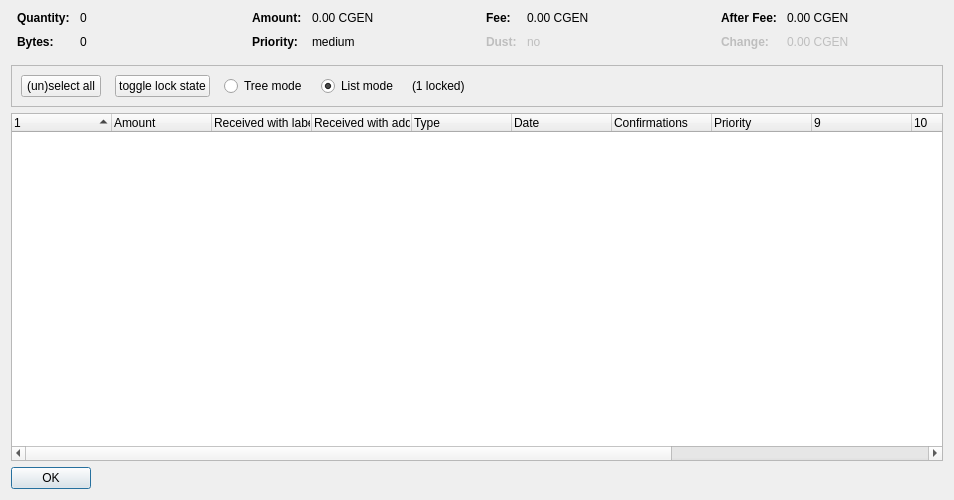
<?xml version="1.0" encoding="UTF-8"?>
<ui version="4.0">
 <class>CoinControlDialog</class>
 <widget class="QDialog" name="CoinControlDialog">
  <property name="geometry">
   <rect>
    <x>0</x>
    <y>0</y>
    <width>954</width>
    <height>500</height>
   </rect>
  </property>
  <property name="windowTitle">
   <string>Coin Selection</string>
  </property>
  <layout class="QVBoxLayout" name="verticalLayout">
   <item>
    <layout class="QHBoxLayout" name="horizontalLayoutTop" stretch="0,0,0,0">
     <property name="topMargin">
      <number>0</number>
     </property>
     <property name="bottomMargin">
      <number>10</number>
     </property>
     <item>
      <layout class="QFormLayout" name="formLayoutCoinControl1">
       <property name="horizontalSpacing">
        <number>10</number>
       </property>
       <property name="verticalSpacing">
        <number>10</number>
       </property>
       <property name="leftMargin">
        <number>6</number>
       </property>
       <property name="rightMargin">
        <number>6</number>
       </property>
       <item row="0" column="0">
        <widget class="QLabel" name="labelCoinControlQuantityText">
         <property name="font">
          <font>
           <weight>75</weight>
           <bold>true</bold>
          </font>
         </property>
         <property name="text">
          <string>Quantity:</string>
         </property>
        </widget>
       </item>
       <item row="0" column="1">
        <widget class="QLabel" name="labelCoinControlQuantity">
         <property name="cursor">
          <cursorShape>IBeamCursor</cursorShape>
         </property>
         <property name="contextMenuPolicy">
          <enum>Qt::ActionsContextMenu</enum>
         </property>
         <property name="text">
          <string notr="true">0</string>
         </property>
         <property name="textInteractionFlags">
          <set>Qt::LinksAccessibleByMouse|Qt::TextSelectableByKeyboard|Qt::TextSelectableByMouse</set>
         </property>
        </widget>
       </item>
       <item row="1" column="0">
        <widget class="QLabel" name="labelCoinControlBytesText">
         <property name="font">
          <font>
           <weight>75</weight>
           <bold>true</bold>
          </font>
         </property>
         <property name="text">
          <string>Bytes:</string>
         </property>
        </widget>
       </item>
       <item row="1" column="1">
        <widget class="QLabel" name="labelCoinControlBytes">
         <property name="cursor">
          <cursorShape>IBeamCursor</cursorShape>
         </property>
         <property name="contextMenuPolicy">
          <enum>Qt::ActionsContextMenu</enum>
         </property>
         <property name="text">
          <string notr="true">0</string>
         </property>
         <property name="textInteractionFlags">
          <set>Qt::LinksAccessibleByMouse|Qt::TextSelectableByKeyboard|Qt::TextSelectableByMouse</set>
         </property>
        </widget>
       </item>
      </layout>
     </item>
     <item>
      <layout class="QFormLayout" name="formLayoutCoinControl2">
       <property name="horizontalSpacing">
        <number>10</number>
       </property>
       <property name="verticalSpacing">
        <number>10</number>
       </property>
       <property name="leftMargin">
        <number>6</number>
       </property>
       <property name="rightMargin">
        <number>6</number>
       </property>
       <item row="0" column="0">
        <widget class="QLabel" name="labelCoinControlAmountText">
         <property name="font">
          <font>
           <weight>75</weight>
           <bold>true</bold>
          </font>
         </property>
         <property name="text">
          <string>Amount:</string>
         </property>
        </widget>
       </item>
       <item row="0" column="1">
        <widget class="QLabel" name="labelCoinControlAmount">
         <property name="cursor">
          <cursorShape>IBeamCursor</cursorShape>
         </property>
         <property name="contextMenuPolicy">
          <enum>Qt::ActionsContextMenu</enum>
         </property>
         <property name="text">
          <string notr="true">0.00 CGEN</string>
         </property>
         <property name="textInteractionFlags">
          <set>Qt::LinksAccessibleByMouse|Qt::TextSelectableByKeyboard|Qt::TextSelectableByMouse</set>
         </property>
        </widget>
       </item>
       <item row="1" column="0">
        <widget class="QLabel" name="labelCoinControlPriorityText">
         <property name="font">
          <font>
           <weight>75</weight>
           <bold>true</bold>
          </font>
         </property>
         <property name="text">
          <string>Priority:</string>
         </property>
        </widget>
       </item>
       <item row="1" column="1">
        <widget class="QLabel" name="labelCoinControlPriority">
         <property name="cursor">
          <cursorShape>IBeamCursor</cursorShape>
         </property>
         <property name="contextMenuPolicy">
          <enum>Qt::ActionsContextMenu</enum>
         </property>
         <property name="text">
          <string>medium</string>
         </property>
         <property name="textInteractionFlags">
          <set>Qt::LinksAccessibleByMouse|Qt::TextSelectableByKeyboard|Qt::TextSelectableByMouse</set>
         </property>
        </widget>
       </item>
      </layout>
     </item>
     <item>
      <layout class="QFormLayout" name="formLayoutCoinControl3">
       <property name="horizontalSpacing">
        <number>10</number>
       </property>
       <property name="verticalSpacing">
        <number>10</number>
       </property>
       <property name="leftMargin">
        <number>6</number>
       </property>
       <property name="rightMargin">
        <number>6</number>
       </property>
       <item row="0" column="0">
        <widget class="QLabel" name="labelCoinControlFeeText">
         <property name="font">
          <font>
           <weight>75</weight>
           <bold>true</bold>
          </font>
         </property>
         <property name="text">
          <string>Fee:</string>
         </property>
        </widget>
       </item>
       <item row="0" column="1">
        <widget class="QLabel" name="labelCoinControlFee">
         <property name="cursor">
          <cursorShape>IBeamCursor</cursorShape>
         </property>
         <property name="contextMenuPolicy">
          <enum>Qt::ActionsContextMenu</enum>
         </property>
         <property name="text">
          <string notr="true">0.00 CGEN</string>
         </property>
         <property name="textInteractionFlags">
          <set>Qt::LinksAccessibleByMouse|Qt::TextSelectableByKeyboard|Qt::TextSelectableByMouse</set>
         </property>
        </widget>
       </item>
       <item row="1" column="0">
        <widget class="QLabel" name="labelCoinControlLowOutputText">
         <property name="enabled">
          <bool>false</bool>
         </property>
         <property name="font">
          <font>
           <weight>75</weight>
           <bold>true</bold>
          </font>
         </property>
         <property name="text">
          <string>Dust:</string>
         </property>
        </widget>
       </item>
       <item row="1" column="1">
        <widget class="QLabel" name="labelCoinControlLowOutput">
         <property name="enabled">
          <bool>false</bool>
         </property>
         <property name="cursor">
          <cursorShape>IBeamCursor</cursorShape>
         </property>
         <property name="contextMenuPolicy">
          <enum>Qt::ActionsContextMenu</enum>
         </property>
         <property name="text">
          <string>no</string>
         </property>
         <property name="textInteractionFlags">
          <set>Qt::LinksAccessibleByMouse|Qt::TextSelectableByKeyboard|Qt::TextSelectableByMouse</set>
         </property>
        </widget>
       </item>
      </layout>
     </item>
     <item>
      <layout class="QFormLayout" name="formLayoutCoinControl4">
       <property name="horizontalSpacing">
        <number>10</number>
       </property>
       <property name="verticalSpacing">
        <number>10</number>
       </property>
       <property name="leftMargin">
        <number>6</number>
       </property>
       <property name="rightMargin">
        <number>6</number>
       </property>
       <item row="0" column="0">
        <widget class="QLabel" name="labelCoinControlAfterFeeText">
         <property name="font">
          <font>
           <weight>75</weight>
           <bold>true</bold>
          </font>
         </property>
         <property name="text">
          <string>After Fee:</string>
         </property>
        </widget>
       </item>
       <item row="0" column="1">
        <widget class="QLabel" name="labelCoinControlAfterFee">
         <property name="cursor">
          <cursorShape>IBeamCursor</cursorShape>
         </property>
         <property name="contextMenuPolicy">
          <enum>Qt::ActionsContextMenu</enum>
         </property>
         <property name="text">
          <string notr="true">0.00 CGEN</string>
         </property>
         <property name="textInteractionFlags">
          <set>Qt::LinksAccessibleByMouse|Qt::TextSelectableByKeyboard|Qt::TextSelectableByMouse</set>
         </property>
        </widget>
       </item>
       <item row="1" column="0">
        <widget class="QLabel" name="labelCoinControlChangeText">
         <property name="enabled">
          <bool>false</bool>
         </property>
         <property name="font">
          <font>
           <weight>75</weight>
           <bold>true</bold>
          </font>
         </property>
         <property name="text">
          <string>Change:</string>
         </property>
        </widget>
       </item>
       <item row="1" column="1">
        <widget class="QLabel" name="labelCoinControlChange">
         <property name="enabled">
          <bool>false</bool>
         </property>
         <property name="cursor">
          <cursorShape>IBeamCursor</cursorShape>
         </property>
         <property name="contextMenuPolicy">
          <enum>Qt::ActionsContextMenu</enum>
         </property>
         <property name="text">
          <string notr="true">0.00 CGEN</string>
         </property>
         <property name="textInteractionFlags">
          <set>Qt::LinksAccessibleByMouse|Qt::TextSelectableByKeyboard|Qt::TextSelectableByMouse</set>
         </property>
        </widget>
       </item>
      </layout>
     </item>
    </layout>
   </item>
   <item>
    <widget class="QFrame" name="frame">
     <property name="minimumSize">
      <size>
       <width>0</width>
       <height>40</height>
      </size>
     </property>
     <property name="frameShape">
      <enum>QFrame::StyledPanel</enum>
     </property>
     <property name="frameShadow">
      <enum>QFrame::Sunken</enum>
     </property>
     <layout class="QHBoxLayout" name="horizontalLayout">
      <item>
       <layout class="QHBoxLayout" name="horizontalLayoutPanel" stretch="0,0,0,0,0,0">
        <property name="spacing">
         <number>14</number>
        </property>
        <item>
         <widget class="QPushButton" name="pushButtonSelectAll">
          <property name="sizePolicy">
           <sizepolicy hsizetype="Maximum" vsizetype="Fixed">
            <horstretch>0</horstretch>
            <verstretch>0</verstretch>
           </sizepolicy>
          </property>
          <property name="text">
           <string>(un)select all</string>
          </property>
          <property name="autoDefault">
           <bool>false</bool>
          </property>
         </widget>
        </item>
        <item>
         <widget class="QPushButton" name="pushButtonToggleLock">
          <property name="sizePolicy">
           <sizepolicy hsizetype="Maximum" vsizetype="Fixed">
            <horstretch>0</horstretch>
            <verstretch>0</verstretch>
           </sizepolicy>
          </property>
          <property name="text">
           <string>toggle lock state</string>
          </property>
          <property name="autoDefault">
           <bool>false</bool>
          </property>
         </widget>
        </item>
        <item>
         <widget class="QRadioButton" name="radioTreeMode">
          <property name="sizePolicy">
           <sizepolicy hsizetype="Maximum" vsizetype="Fixed">
            <horstretch>0</horstretch>
            <verstretch>0</verstretch>
           </sizepolicy>
          </property>
          <property name="text">
           <string>Tree mode</string>
          </property>
         </widget>
        </item>
        <item>
         <widget class="QRadioButton" name="radioListMode">
          <property name="sizePolicy">
           <sizepolicy hsizetype="Maximum" vsizetype="Fixed">
            <horstretch>0</horstretch>
            <verstretch>0</verstretch>
           </sizepolicy>
          </property>
          <property name="text">
           <string>List mode</string>
          </property>
          <property name="checked">
           <bool>true</bool>
          </property>
         </widget>
        </item>
        <item>
         <widget class="QLabel" name="labelLocked">
          <property name="text">
           <string>(1 locked)</string>
          </property>
         </widget>
        </item>
        <item>
         <spacer name="horizontalSpacer">
          <property name="orientation">
           <enum>Qt::Horizontal</enum>
          </property>
          <property name="sizeHint" stdset="0">
           <size>
            <width>40</width>
            <height>20</height>
           </size>
          </property>
         </spacer>
        </item>
       </layout>
      </item>
     </layout>
    </widget>
   </item>
   <item>
    <widget class="CoinControlTreeWidget" name="treeWidget">
     <property name="contextMenuPolicy">
      <enum>Qt::CustomContextMenu</enum>
     </property>
     <property name="sortingEnabled">
      <bool>false</bool>
     </property>
     <property name="columnCount">
      <number>13</number>
     </property>
     <attribute name="headerShowSortIndicator" stdset="0">
      <bool>true</bool>
     </attribute>
     <attribute name="headerStretchLastSection">
      <bool>false</bool>
     </attribute>
     <column>
      <property name="text">
       <string/>
      </property>
     </column>
     <column>
      <property name="text">
       <string>Amount</string>
      </property>
     </column>
     <column>
      <property name="text">
       <string>Received with label</string>
      </property>
     </column>
     <column>
      <property name="text">
       <string>Received with address</string>
      </property>
     </column>
     <column>
      <property name="text">
       <string>Type</string>
      </property>
     </column>
     <column>
      <property name="text">
       <string>Date</string>
      </property>
     </column>
     <column>
      <property name="text">
       <string>Confirmations</string>
      </property>
      <property name="toolTip">
       <string>Confirmed</string>
      </property>
     </column>
     <column>
      <property name="text">
       <string>Priority</string>
      </property>
     </column>
     <column>
      <property name="text">
       <string/>
      </property>
     </column>
     <column>
      <property name="text">
       <string/>
      </property>
     </column>
     <column>
      <property name="text">
       <string/>
      </property>
     </column>
     <column>
      <property name="text">
       <string/>
      </property>
     </column>
     <column>
      <property name="text">
       <string/>
      </property>
     </column>
    </widget>
   </item>
   <item>
    <widget class="QDialogButtonBox" name="buttonBox">
     <property name="sizePolicy">
      <sizepolicy hsizetype="Maximum" vsizetype="Fixed">
       <horstretch>0</horstretch>
       <verstretch>0</verstretch>
      </sizepolicy>
     </property>
     <property name="orientation">
      <enum>Qt::Horizontal</enum>
     </property>
     <property name="standardButtons">
      <set>QDialogButtonBox::Ok</set>
     </property>
    </widget>
   </item>
  </layout>
 </widget>
 <customwidgets>
  <customwidget>
   <class>CoinControlTreeWidget</class>
   <extends>QTreeWidget</extends>
   <header>coincontroltreewidget.h</header>
  </customwidget>
 </customwidgets>
 <resources/>
 <connections/>
</ui>
